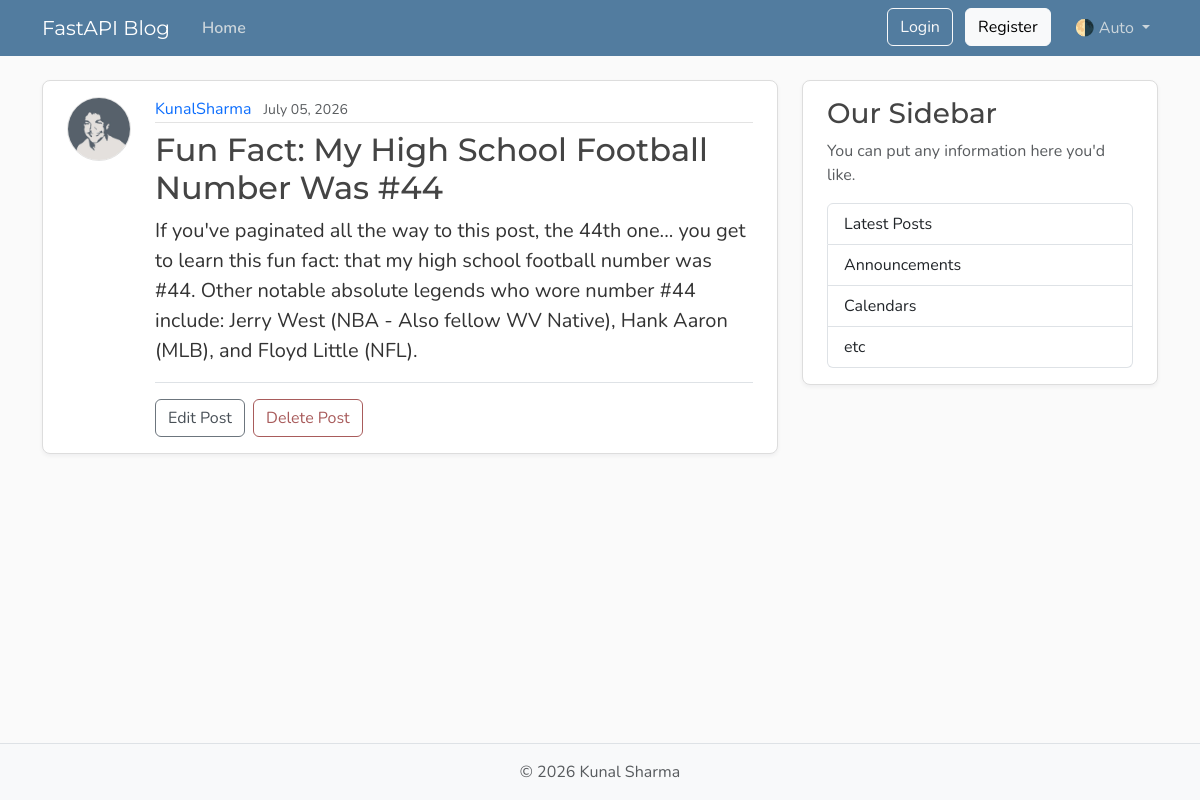
/posts/1, run on the app's committed database.
### model.py (models this page shows, shortened)
class User(Base):
    __tablename__ = "users"
    id : Mapped[int] = mapped_column(Integer , primary_key=True , index=True)
    username : Mapped[str] = mapped_column(String(50) , unique=True ,nullable=False)
    email : Mapped[str] = mapped_column(String , unique=True , nullable=False)
    password_hash: Mapped[str] = mapped_column(String(200), nullable=False)
    image_file: Mapped[str | None]= mapped_column(
        String(200),
        nullable=True,
        default=None,
    )
    posts:Mapped[list[Post]] =  relationship(
                                back_populates="author",
                                cascade="all ,delete-orphan"
                                )
    reset_tokens: Mapped[list[PasswordResetToken]] = relationship(
    back_populates="user",
    cascade="all, delete-orphan",)

class Post(Base):
    __tablename__ = "posts"
    id: Mapped[int] = mapped_column(Integer, primary_key=True , index = True)
    title : Mapped[str] = mapped_column(String , nullable=False)
    content: Mapped[str] = mapped_column(TEXT , nullable=False)
    user_id: Mapped[int] = mapped_column(
        ForeignKey("users.id"),
        index=True,
        nullable=False )
    date_posted : Mapped[datetime] = mapped_column(
    DATETIME(timezone = True),
    default= lambda :datetime.now(UTC),
    )
    author : Mapped[User] = relationship(back_populates="posts")

### main.py (the view)
@app.get("/posts/{post_id}", name = "post_page")
async def post_page(request : Request , post_id: int , db : Annotated[AsyncSession , Depends(get_db)]):
    result = await  db.execute(select(model.Post).options(selectinload(model.Post.author)).where(model.Post.id == post_id))
    post = result.scalars().first()
    if post:
        title = post.title[:50]
        return templates.TemplateResponse(
            request,
            "post.html",
            {"post":post, "title":title}
        )
    raise HTTPException(
        status_code=status.HTTP_404_NOT_FOUND,
        detail= "Post not found"
    )

### templates/post.html (shortened to what this page needs)
{% extends "layout.html" %}
{% block content %}
    <article class="content-section py-3 px-4 mb-4">
        <div class="d-flex align-items-start gap-4">
            <img class="rounded-circle article-img flex-shrink-0"
                 src="{{ post.author.image_path }}"
                 alt="{{ post.author.username }}'s profile picture"
                 width="64"
                 height="64"
                 loading="lazy">
            <div class="flex-grow-1">
                <div class="article-metadata mb-2">
                    <a class="me-2"
                       href="{{ url_for ("user_posts", user_id=post.author.id ) }}">{{ post.author.username }}</a>
                    <small class="text-body-secondary">{{ post.date_posted.strftime("%B %d, %Y") }}</small>
                </div>
                <h2 class="article-title">{{ post.title }}</h2>
                <p class="article-content">{{ post.content }}</p>
                {% if post.user_id == 1 %}
                    <div class="post-actions mt-3 pt-3 border-top">
                        <button type="button"
                                class="btn btn-outline-secondary me-1"
                                data-bs-toggle="modal"
                                data-bs-target="#editModal">Edit Post</button>
                        <button type="button"
                                class="btn btn-outline-danger"
                                data-bs-toggle="modal"
                                data-bs-target="#deleteModal">Delete Post</button>
                    </div>
                {% endif %}
            </div>
        </div>
    </article>
{% endblock content %}

### static/css/main.css (style rules this page uses)
:root { --font-heading: "Montserrat", system-ui, -apple-system, BlinkMacSystemFont, sans-serif; --font-body: "Nunito", system-ui, -apple-system, BlinkMacSystemFont, sans-serif; --color-bg-body: #fafafa; --color-bg-content: #ffffff; --color-text-primary: #333333; --color-text-heading: #444444; --color-steel: #527c9f; --color-nav-link: #cbd5db; --color-nav-link-hover: #ffffff; --color-link-hover: #428bca; --color-border: #dddddd; --color-border-light: #e3e3e3; --spacing-xl: 5rem; --article-img-size: 4rem; --account-img-size: 7.813rem; }
body { font-family: var(--font-body); background: var(--color-bg-body); color: var(--color-text-primary); }
h1, h2, h3, h4, h5, h6 { font-family: var(--font-heading); color: var(--color-text-heading); }
a { text-decoration: none; }
.content-section { background: var(--color-bg-content); border: 1px solid var(--color-border); border-radius: 0.5rem; box-shadow: 0 2px 4px rgba(15, 23, 42, 0.05); transition: box-shadow 0.15s ease, transform 0.15s ease, border-color 0.15s ease; }
.article-title { color: var(--color-text-heading); transition: color 0.2s ease-in-out; }
.article-content { white-space: pre-line; font-size: 1.25rem; }
.article-img { height: var(--article-img-size); width: var(--article-img-size); flex-shrink: 0; object-fit: cover; border: 1px solid var(--color-border-light); box-shadow: 0 0 0 2px var(--color-bg-content); }
.article-metadata { padding-bottom: 0.063rem; border-bottom: 1px solid var(--color-border-light); }
.article-metadata a { transition: color 0.2s ease-in-out; }
.btn-outline-secondary { --bs-btn-color: #495057; --bs-btn-border-color: #6c757d; --bs-btn-hover-color: #fff; --bs-btn-hover-bg: #5a6268; --bs-btn-hover-border-color: #545b62; --bs-btn-active-color: #fff; --bs-btn-active-bg: #545b62; --bs-btn-active-border-color: #4e555b; }
.btn-outline-danger { --bs-btn-color: #a85b5b; --bs-btn-border-color: #a85b5b; --bs-btn-hover-color: #fff; --bs-btn-hover-bg: #924e4e; --bs-btn-hover-border-color: #874848; --bs-btn-active-color: #fff; --bs-btn-active-bg: #874848; --bs-btn-active-border-color: #7c4242; }

### data on the page
User: author.image_path (picture), author.username "KunalSharma"
Post: date_posted "July 05, 2026", title "Fun Fact: My High School Football Number Was #44", content "If you've paginated all the way to this post, the 44th one... you get to learn this fun fact: that my high school football number was #44. Other notable absolute legends who wore number #44 include: Jerry West (NBA - Also fellow WV Native), Hank Aaron (MLB), and Floyd Little (NFL)."
